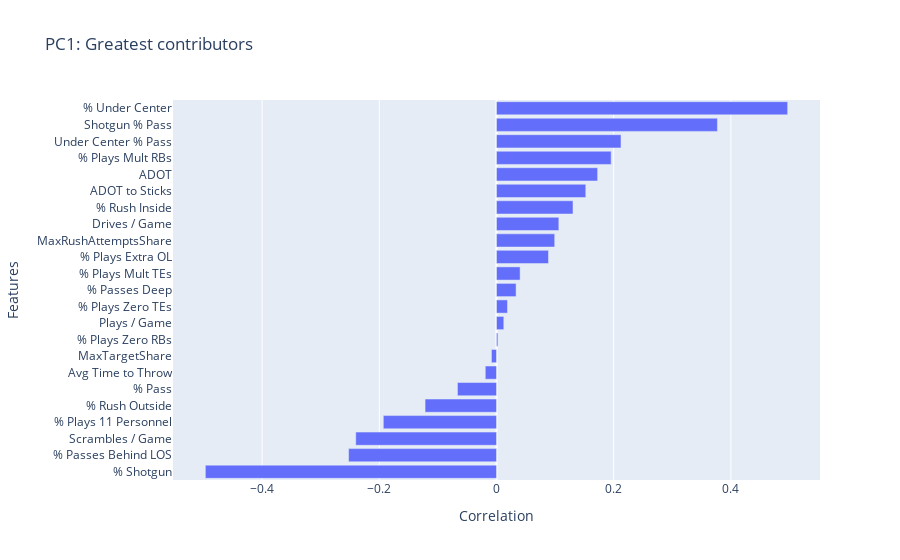
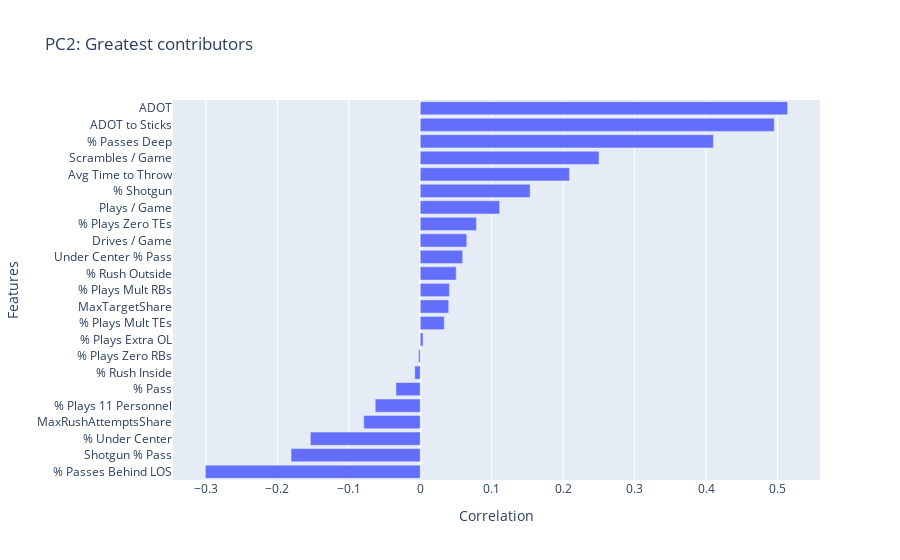

Here is the notebook cell these charts were saved with, in order:
### Code cell
''' PCA '''

# Set number of PCA components to use after initial try
PCA_N_COMPONENTS = 8
COMPONENT_COLS = [f'Component {n}' for n in range(1, PCA_N_COMPONENTS + 1)]

# Instantiate transformer
pca_final = PCA(n_components=PCA_N_COMPONENTS, random_state=42)

# Transform sku profiles
pca_component_data_final = pca_final.fit_transform(scaled_data_df)

# Evaluate components
total_variance = scaled_data_df.var().sum()
expl_variance = pca_final.explained_variance_.sum()

print(f'Data set variance: {total_variance:,.3f}')
print(f'PCA explained variance: {expl_variance:,.3f} ({round((expl_variance / total_variance) * 100, 2)}%)')

pcs = pd.DataFrame(pca_final.components_, columns=OFFENSE_FEATURES)

# Create bar charts of contribution
for n in range(2):
    pc = pcs.transpose()[n].sort_values(ascending=False)

    fig = px.bar(
        x=pc,
        y=pc.index,
        title=f"PC{n+1}: Greatest contributors"
    )
    fig.update_layout(
        xaxis_title="Correlation", 
        yaxis_title="Features", 
        yaxis={'dtick': 1, 'categoryorder':'total ascending'},
    )
    fig.show()

    comp_expl_variance = pca_final.explained_variance_[n]
    print(f'Explained variance: {comp_expl_variance:,} ({round((comp_expl_variance / total_variance) * 100, 2)}%)')
                                                                                                                                                                                                              
# Make df of PCA scores
pca_component_df = pd.DataFrame(data=pca_component_data_final, columns=[f'Component {i}' for i in range(1, PCA_N_COMPONENTS + 1)])
print(pca_component_df.shape)
print(pca_component_df.head().to_string())

# Add PCA scores to original dataframe
offense_tendencies = offense_tendencies.drop(columns=list(filter(lambda x: x.startswith("Component"), offense_tendencies.columns)))
offense_tendencies = offense_tendencies.reset_index().merge(pca_component_df, left_index=True, right_index=True, how='left').set_index(['posteam', 'season'])


print(f'PCA values')
print(offense_tendencies.head().to_string())

### Figure 1 — Plotly figure (JSON) as saved in the notebook; plotly's stock layout.template omitted (floating-point values rounded to 4 significant figures)
{"data": [{"hovertemplate": "x=%{x}<br>y=%{y}<extra></extra>", "legendgroup": "", "marker": {"color": "#636efa", "pattern": {"shape": ""}}, "name": "", "orientation": "h", "showlegend": false, "textposition": "auto", "type": "bar", "x": [0.4968, 0.377, 0.2124, 0.1957, 0.1726, 0.1524, 0.1305, 0.1064, 0.09932, 0.08872, 0.04029, 0.03343, 0.01876, 0.01245, 0.002333, -0.008646, -0.01915, -0.06666, -0.1219, -0.1931, -0.2402, -0.2524, -0.4968], "xaxis": "x", "y": ["% Under Center", "Shotgun % Pass", "Under Center % Pass", "% Plays Mult RBs", "ADOT", "ADOT to Sticks", "% Rush Inside", "Drives / Game", "MaxRushAttemptsShare", "% Plays Extra OL", "% Plays Mult TEs", "% Passes Deep", "% Plays Zero TEs", "Plays / Game", "% Plays Zero RBs", "MaxTargetShare", "Avg Time to Throw", "% Pass", "% Rush Outside", "% Plays 11 Personnel", "Scrambles / Game", "% Passes Behind LOS", "% Shotgun"], "yaxis": "y"}], "layout": {"barmode": "relative", "legend": {"tracegroupgap": 0}, "title": {"text": "PC1: Greatest contributors"}, "xaxis": {"anchor": "y", "domain": [0, 1], "title": {"text": "Correlation"}}, "yaxis": {"anchor": "x", "categoryorder": "total ascending", "domain": [0, 1], "dtick": 1, "title": {"text": "Features"}}}}

### Figure 2 — Plotly figure (JSON) as saved in the notebook; plotly's stock layout.template omitted (floating-point values rounded to 4 significant figures)
{"data": [{"hovertemplate": "x=%{x}<br>y=%{y}<extra></extra>", "legendgroup": "", "marker": {"color": "#636efa", "pattern": {"shape": ""}}, "name": "", "orientation": "h", "showlegend": false, "textposition": "auto", "type": "bar", "x": [0.5143, 0.4955, 0.4104, 0.2503, 0.2089, 0.1538, 0.1112, 0.07869, 0.06518, 0.05943, 0.05034, 0.04084, 0.03987, 0.03369, 0.003946, -0.002307, -0.007681, -0.03402, -0.06301, -0.07906, -0.1538, -0.1808, -0.3008], "xaxis": "x", "y": ["ADOT", "ADOT to Sticks", "% Passes Deep", "Scrambles / Game", "Avg Time to Throw", "% Shotgun", "Plays / Game", "% Plays Zero TEs", "Drives / Game", "Under Center % Pass", "% Rush Outside", "% Plays Mult RBs", "MaxTargetShare", "% Plays Mult TEs", "% Plays Extra OL", "% Plays Zero RBs", "% Rush Inside", "% Pass", "% Plays 11 Personnel", "MaxRushAttemptsShare", "% Under Center", "Shotgun % Pass", "% Passes Behind LOS"], "yaxis": "y"}], "layout": {"barmode": "relative", "legend": {"tracegroupgap": 0}, "title": {"text": "PC2: Greatest contributors"}, "xaxis": {"anchor": "y", "domain": [0, 1], "title": {"text": "Correlation"}}, "yaxis": {"anchor": "x", "categoryorder": "total ascending", "domain": [0, 1], "dtick": 1, "title": {"text": "Features"}}}}
